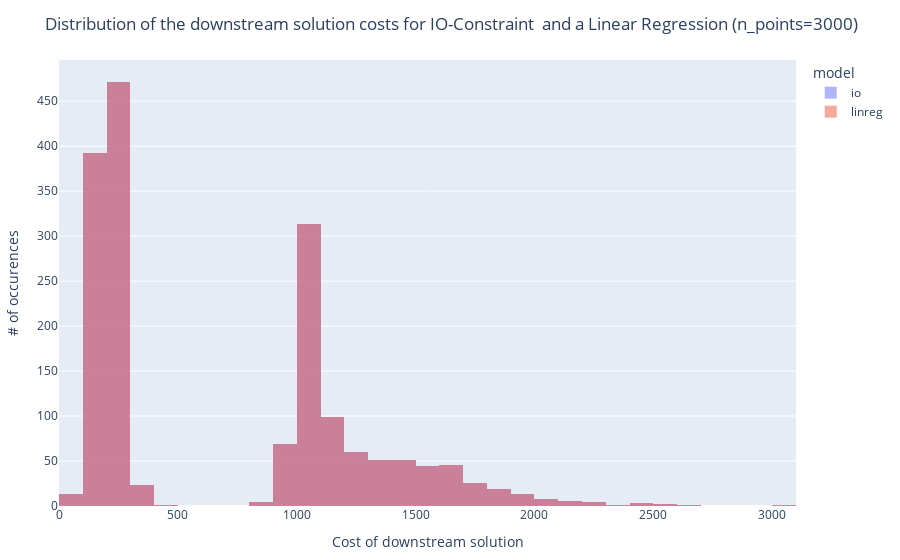

The notebook cell saved with this chart:
### Code cell
function plot_task_loss_distributions(results, dataset)
    no_recourse_results = @chain results begin
        subset(:recourse_flow => r -> r .<= 0)
        subset(:dataset => d -> d .== dataset)
    end
    
    return plot(
        no_recourse_results,
        kind="histogram",
        x=:task_loss,
        facet_row=:n_points, 
        color=:model,
        opacity=0.5,
        Layout(
            xaxis_title="Cost of downstream solution",
            yaxis_title="# of occurences",
            title="Distribution of the downstream solution costs for IO-Constraint \nand a Linear Regression (n_points=3000)",
            barmode="overlay",
            # height="1000",
            #width="500"
        )
    )
end

plot_task_loss_distributions(results, "all")

### Figure 1 — Plotly figure (JSON) as saved in the notebook; plotly's stock layout.template omitted (floating-point values rounded to 4 significant figures; data arrays with more than 128 entries replaced by an {"elided": "..."} marker saying what was removed)
{"data": [{"legendgroup": "io", "marker": {"color": "#636efa"}, "name": "io", "opacity": 0.5, "showlegend": true, "type": "histogram", "x": {"elided": "1722 float values"}, "xaxis": "x", "yaxis": "y"}, {"legendgroup": "linreg", "marker": {"color": "#EF553B"}, "name": "linreg", "opacity": 0.5, "showlegend": true, "type": "histogram", "x": {"elided": "1722 float values"}, "xaxis": "x", "yaxis": "y"}], "layout": {"barmode": "overlay", "legend": {"title": {"text": "model"}, "tracegroupgap": 0}, "margin": {"b": 50, "l": 50, "r": 50, "t": 60}, "title": "Distribution of the downstream solution costs for IO-Constraint \nand a Linear Regression (n_points=3000)", "xaxis": {"title": {"text": "Cost of downstream solution"}}, "yaxis": {"title": {"text": "# of occurences"}}}}
